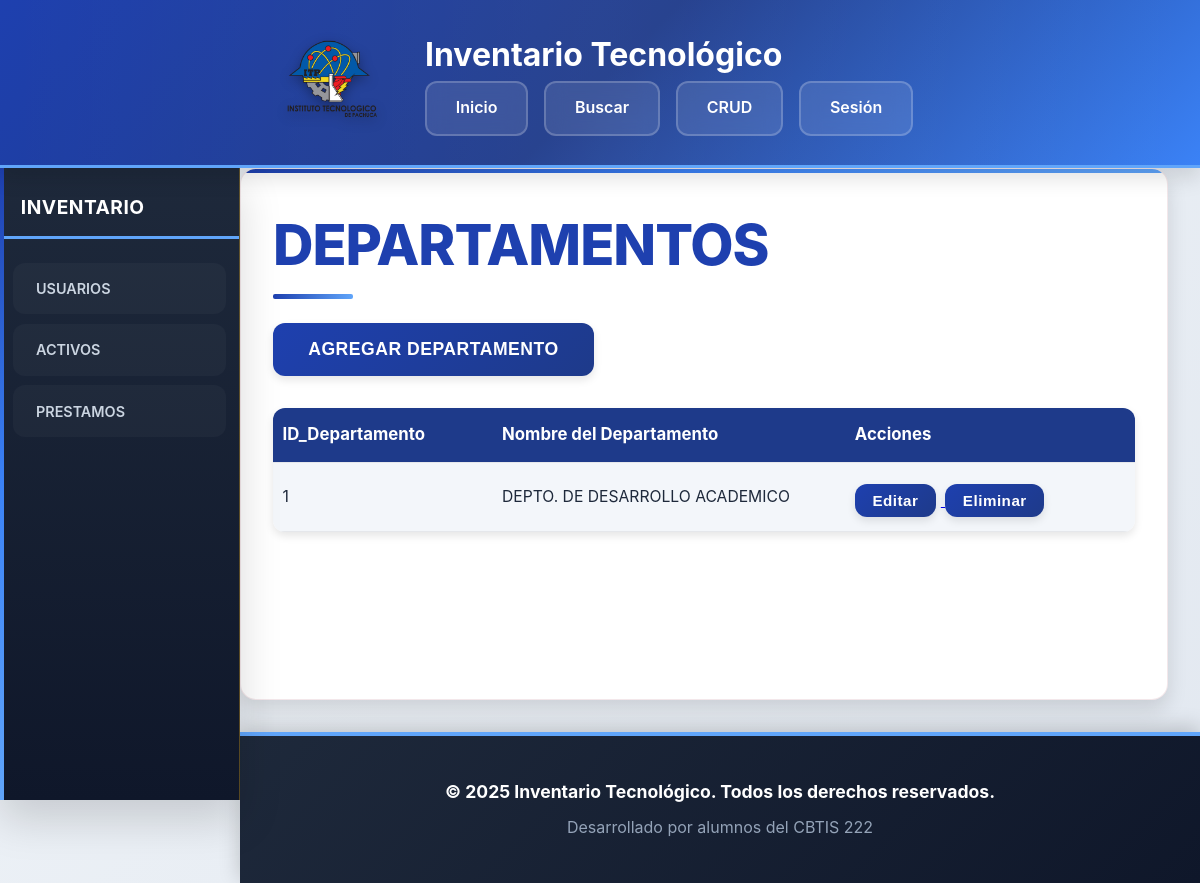
/pages/form_Departamentos.php, run on an earlier commit of the app's database.
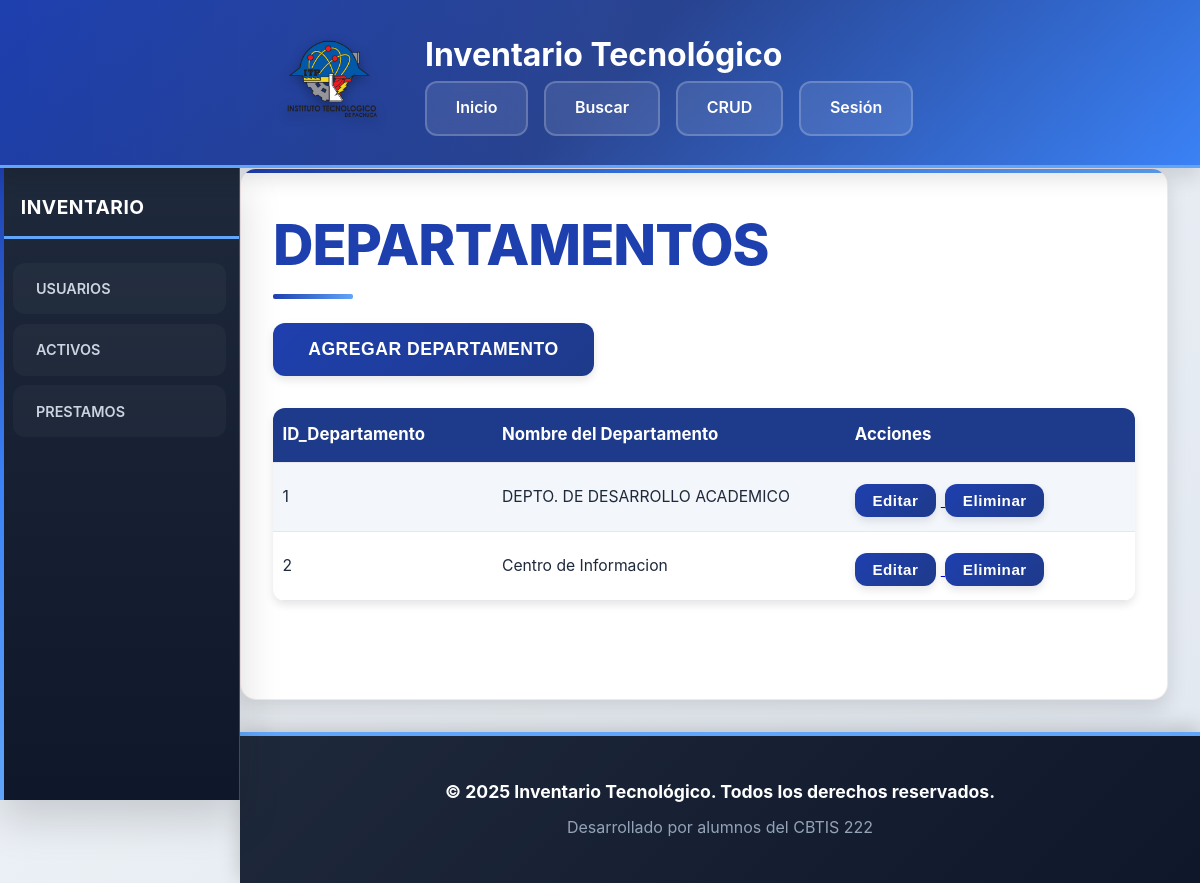
And on a later commit of the database.
### tables this page shows
CREATE TABLE `Departamentos` (
  `id_dep` int(11) NOT NULL,
  `nombre_dep` varchar(100) DEFAULT NULL
);

### api/consulta_departamentos.php (called while the page is built, shortened)
<?php
$resultado = $conexion->query(
    "SELECT*
    FROM
    Departamentos
    ORDER BY CAST(SUBSTRING(id_dep, -4) AS UNSIGNED) ASC;"
);

### pages/form_Departamentos.php (the view)
<?php
include '../includes/DBConfig.php'; include '../api/consulta_departamentos.php';?>
<?php include '../includes/header.php'; ?>
<section class="contenedor">
    <h1>DEPARTAMENTOS</h1>
    <div>
        <a href="./form_NuevoDepartamentos.php">
            <button>AGREGAR DEPARTAMENTO</button>
        </a>
        <table class="tablas">
            <tr>
                <th>ID_Departamento</th>
                <th>Nombre del Departamento</th>
                <th>Acciones</th>
            </tr>
            <?php while ($row = $resultado->fetch_assoc()): ?>
                <tr>
                    <td><?= ($row['id_dep']) ?></td>
                    <td><?= ($row['nombre_dep']) ?></td>
                    <td><a href="./form_ActualizarDepartamento.php?id=<?php echo $row['id_dep']; ?>">
                            <button>Editar</button>
                        </a>
                        <a href="../api/eliminar_departamento.php?id=<?php echo $row['id_dep']; ?>"
                            onclick="return confirm('¿Estás seguro de eliminar este departamento?')">
                            <button>Eliminar</button>
                        </a>
                    </td>
                </tr>
            <?php endwhile; ?>
        </table>
    </div>
</section>
<?php include '../includes/footer.php'; ?>

What changed in the data, as far as the page shows it:
added departamentos: id_dep "2", nombre_dep "Centro de Informacion"
